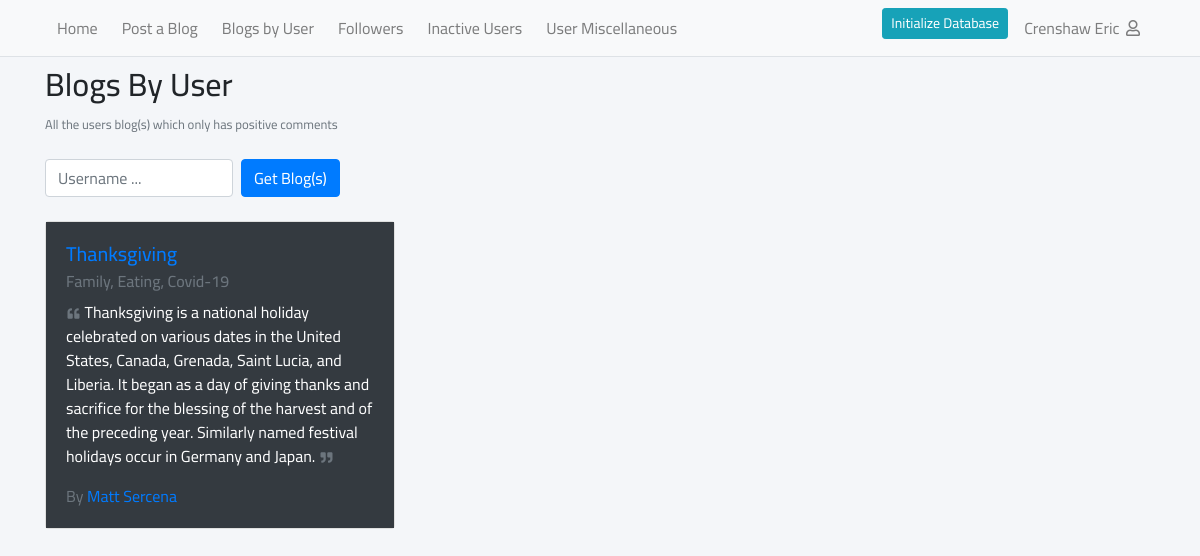
The app's page /blogsByUser.php?userid=2 (signed in) with its own data.
### tables this page shows
CREATE TABLE IF NOT EXISTS `blogs` (
  `id` int(11) NOT NULL AUTO_INCREMENT,
  `user_id` int(11) NOT NULL,
  `subject` varchar(255) NOT NULL,
  `description` text NOT NULL,
  `tags` varchar(255) NOT NULL,
  `created_at` datetime NOT NULL DEFAULT current_timestamp(),
  PRIMARY KEY (`id`)
);

CREATE TABLE IF NOT EXISTS `users` (
  `id` int(11) NOT NULL AUTO_INCREMENT,
  `first_name` varchar(100) NOT NULL,
  `last_name` varchar(100) NOT NULL,
  `username` varchar(50) NOT NULL,
  `email` varchar(100) NOT NULL,
  `password` varchar(255) NOT NULL,
  `hobbies` varchar(255) DEFAULT NULL,
  `created_at` datetime NOT NULL DEFAULT current_timestamp(),
  PRIMARY KEY (`id`),
  UNIQUE KEY `username` (`username`),
  UNIQUE KEY `email` (`email`)
);

### blogsByUser.php (the view, shortened to what this page needs)
<?php
    require_once 'init.php';
    $hasError = false;
    if(isset($_GET['userid']) && $userid = intval($_GET['userid'])){
        $stm = $db->prepare("SELECT * FROM `users` WHERE `id` = ? LIMIT 1");
        $stm->execute([$userid]);
        $user = $stm->fetch(\PDO::FETCH_OBJ);
        if($user) {
            $stm = $db->prepare("SELECT `blogs`.*, `users`.`first_name`, `users`.`last_name` FROM `blogs`
            LEFT JOIN `users` ON `blogs`.`user_id` = `users`.`id`
            WHERE `blogs`.`user_id` = ?
            AND Not EXISTS (SELECT * FROM comments WHERE comments.blog_id = blogs.id AND sentiment = 'Negative')
            HAVING (SELECT COUNT(*) FROM comments WHERE comments.blog_id = blogs.id) > 0");
            $stm->execute([$userid]);
            $blogs = $stm->fetchAll(\PDO::FETCH_OBJ);
        } else {
            $redirectTo = isset($_SERVER['HTTP_REFERER']) ? $_SERVER['HTTP_REFERER'] : 'index.php';
            header("Location: $redirectTo");
            exit();
        }
    }
?>
<!DOCTYPE html>
<html lang="en">
<head>
    <link rel="stylesheet" href="plugins/fontawesome-free/css/all.min.css">
    <link rel="stylesheet" href="plugins/bootstrap/css/bootstrap.min.css">
    <link rel="stylesheet" href="css/app.css">
</head>
<body>
    <?php require_once LAYOUTS_PATH.'navbar.inc.php';?>
    <div class="main-page">
        <div class="container">
            <h2>Blogs By User</h2>
            <div><small class="text-secondary">All the users blog(s) which only has positive comments</small></div><br>
            <form class="form-inline align-items-start mb-4" action="<?= htmlspecialchars($_SERVER['PHP_SELF']) ?>" method="POST">
                <div class="mr-2">
                    <input type="text" class="form-control <?= ($hasError && isset($userxError) && !empty($userxError))? 'is-invalid':''; ?>" id="userx" placeholder="Username ..." name="userx" value="<?= (isset($userx) && !empty($userx)) ? $userx : '' ?>" required>
                </div>
                <button type="submit" class="btn btn-primary">
                    Get Blog(s)
                </button>
            </form>
            <div class="row mb-5">
                <?php if(isset($user)): ?>
                    <?php if(count($blogs) > 0): ?>
                        <?php foreach($blogs as $blog): ?>
                            <div class="col-md-4">
                                <div class="card mb-4">
                                    <div class="card-body text-white bg-dark">
                                        <a href="blog.php?id=<?= $blog->id ?>">
                                            <h5 class="card-title"><?= htmlspecialchars($blog->subject) ?></h5>
                                        </a>
                                        <h6 class="card-subtitle mb-2 text-muted"><?= htmlspecialchars($blog->tags) ?></h6>
                                        <p class="card-text">
                                            <i class="fas fa-fw fa-xs fa-quote-left text-muted"></i>
                                            <?= htmlspecialchars($blog->description) ?>
                                            <i class="fas fa-fw fa-xs fa-quote-right text-muted"></i>
                                        </p>
                                        <span class="text-muted">By
                                            <a href="index.php?userid=<?= $blog->user_id ?>">
                                                <?= htmlspecialchars($blog->first_name) . ' ' . htmlspecialchars($blog->last_name) ?>
                                            </a>
                                        </span>
                                    </div>
                                </div>
                            </div>
                        <?php endforeach; ?>
                    <?php endif; ?>
                <?php endif; ?>
            </div>
        </div>
    </div>
</body>
</html>

### css/app.css (style rules this page uses)
body { background-color: #f4f6f9; font-family: 'Cairo', sans-serif; }
.main-page { min-height: calc(100vh - 130px); }

### records on screen
blogs: subject "Thanksgiving", tags "Family, Eating, Covid-19", description "Thanksgiving is a national holiday celebrated on various dates in the United States, Canada, Grenada, Saint Lucia, and Liberia. It began as a day of giving thanks and sacrifice for the blessing of the harvest and of the preceding year. Similarly named festival holidays occur in Germany and Japan.", user.first_name "Matt", user.last_name "Sercena"

### other values on screen
$_SESSION['auth']['last_name'] "Crenshaw"
$_SESSION['auth']['first_name'] "Eric"
